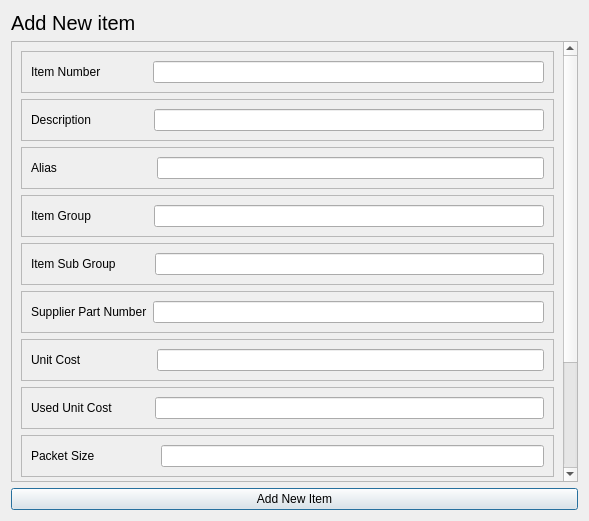
<?xml version="1.0" encoding="UTF-8"?>
<ui version="4.0">
 <class>NewItemForm</class>
 <widget class="QDialog" name="NewItemForm">
  <property name="geometry">
   <rect>
    <x>0</x>
    <y>0</y>
    <width>589</width>
    <height>521</height>
   </rect>
  </property>
  <property name="windowTitle">
   <string>Dialog</string>
  </property>
  <layout class="QVBoxLayout" name="verticalLayout">
   <item>
    <widget class="QLabel" name="label">
     <property name="maximumSize">
      <size>
       <width>16777215</width>
       <height>30</height>
      </size>
     </property>
     <property name="font">
      <font>
       <pointsize>15</pointsize>
      </font>
     </property>
     <property name="text">
      <string>Add New item</string>
     </property>
    </widget>
   </item>
   <item>
    <widget class="QScrollArea" name="scrollArea">
     <property name="widgetResizable">
      <bool>true</bool>
     </property>
     <widget class="QWidget" name="scrollAreaWidgetContents">
      <property name="geometry">
       <rect>
        <x>0</x>
        <y>-11</y>
        <width>548</width>
        <height>723</height>
       </rect>
      </property>
      <layout class="QVBoxLayout" name="verticalLayout_2">
       <item>
        <widget class="QFrame" name="frame_2">
         <property name="frameShape">
          <enum>QFrame::StyledPanel</enum>
         </property>
         <property name="frameShadow">
          <enum>QFrame::Raised</enum>
         </property>
         <layout class="QHBoxLayout" name="horizontalLayout">
          <item>
           <widget class="QLabel" name="label_2">
            <property name="text">
             <string>Item Number              </string>
            </property>
           </widget>
          </item>
          <item>
           <widget class="QLineEdit" name="item_Id"/>
          </item>
         </layout>
        </widget>
       </item>
       <item>
        <widget class="QFrame" name="frame_9">
         <property name="frameShape">
          <enum>QFrame::StyledPanel</enum>
         </property>
         <property name="frameShadow">
          <enum>QFrame::Raised</enum>
         </property>
         <layout class="QHBoxLayout" name="horizontalLayout_8">
          <item>
           <widget class="QLabel" name="label_9">
            <property name="text">
             <string>Description                 </string>
            </property>
           </widget>
          </item>
          <item>
           <widget class="QLineEdit" name="item_name"/>
          </item>
         </layout>
        </widget>
       </item>
       <item>
        <widget class="QFrame" name="frame_7">
         <property name="frameShape">
          <enum>QFrame::StyledPanel</enum>
         </property>
         <property name="frameShadow">
          <enum>QFrame::Raised</enum>
         </property>
         <layout class="QHBoxLayout" name="horizontalLayout_6">
          <item>
           <widget class="QLabel" name="label_7">
            <property name="text">
             <string>Alias                            </string>
            </property>
           </widget>
          </item>
          <item>
           <widget class="QLineEdit" name="item_alias"/>
          </item>
         </layout>
        </widget>
       </item>
       <item>
        <widget class="QFrame" name="frame_3">
         <property name="frameShape">
          <enum>QFrame::StyledPanel</enum>
         </property>
         <property name="frameShadow">
          <enum>QFrame::Raised</enum>
         </property>
         <layout class="QHBoxLayout" name="horizontalLayout_2">
          <item>
           <widget class="QLabel" name="label_3">
            <property name="text">
             <string>Item Group                 </string>
            </property>
           </widget>
          </item>
          <item>
           <widget class="QLineEdit" name="item_group"/>
          </item>
         </layout>
        </widget>
       </item>
       <item>
        <widget class="QFrame" name="frame_6">
         <property name="frameShape">
          <enum>QFrame::StyledPanel</enum>
         </property>
         <property name="frameShadow">
          <enum>QFrame::Raised</enum>
         </property>
         <layout class="QHBoxLayout" name="horizontalLayout_5">
          <item>
           <widget class="QLabel" name="label_6">
            <property name="text">
             <string>Item Sub Group          </string>
            </property>
           </widget>
          </item>
          <item>
           <widget class="QLineEdit" name="item_subGroup"/>
          </item>
         </layout>
        </widget>
       </item>
       <item>
        <widget class="QFrame" name="frame_10">
         <property name="frameShape">
          <enum>QFrame::StyledPanel</enum>
         </property>
         <property name="frameShadow">
          <enum>QFrame::Raised</enum>
         </property>
         <layout class="QHBoxLayout" name="horizontalLayout_9">
          <item>
           <widget class="QLabel" name="label_10">
            <property name="text">
             <string>Supplier Part Number</string>
            </property>
           </widget>
          </item>
          <item>
           <widget class="QLineEdit" name="item_supplierPartNumber"/>
          </item>
         </layout>
        </widget>
       </item>
       <item>
        <widget class="QFrame" name="frame_4">
         <property name="frameShape">
          <enum>QFrame::StyledPanel</enum>
         </property>
         <property name="frameShadow">
          <enum>QFrame::Raised</enum>
         </property>
         <layout class="QHBoxLayout" name="horizontalLayout_3">
          <item>
           <widget class="QLabel" name="label_4">
            <property name="text">
             <string>Unit Cost                     </string>
            </property>
           </widget>
          </item>
          <item>
           <widget class="QLineEdit" name="item_unitCost"/>
          </item>
         </layout>
        </widget>
       </item>
       <item>
        <widget class="QFrame" name="frame_8">
         <property name="frameShape">
          <enum>QFrame::StyledPanel</enum>
         </property>
         <property name="frameShadow">
          <enum>QFrame::Raised</enum>
         </property>
         <layout class="QHBoxLayout" name="horizontalLayout_7">
          <item>
           <widget class="QLabel" name="label_8">
            <property name="text">
             <string>Used Unit Cost           </string>
            </property>
           </widget>
          </item>
          <item>
           <widget class="QLineEdit" name="item_usedUnitCost"/>
          </item>
         </layout>
        </widget>
       </item>
       <item>
        <widget class="QFrame" name="frame_15">
         <property name="frameShape">
          <enum>QFrame::StyledPanel</enum>
         </property>
         <property name="frameShadow">
          <enum>QFrame::Raised</enum>
         </property>
         <layout class="QHBoxLayout" name="horizontalLayout_14">
          <item>
           <widget class="QLabel" name="label_15">
            <property name="text">
             <string>Packet Size                  </string>
            </property>
           </widget>
          </item>
          <item>
           <widget class="QLineEdit" name="item_packetSize"/>
          </item>
         </layout>
        </widget>
       </item>
       <item>
        <widget class="QFrame" name="frame_11">
         <property name="frameShape">
          <enum>QFrame::StyledPanel</enum>
         </property>
         <property name="frameShadow">
          <enum>QFrame::Raised</enum>
         </property>
         <layout class="QHBoxLayout" name="horizontalLayout_10">
          <item>
           <widget class="QLabel" name="label_11">
            <property name="text">
             <string>Brand                          </string>
            </property>
           </widget>
          </item>
          <item>
           <widget class="QLineEdit" name="item_brand"/>
          </item>
         </layout>
        </widget>
       </item>
       <item>
        <widget class="QFrame" name="frame_14">
         <property name="frameShape">
          <enum>QFrame::StyledPanel</enum>
         </property>
         <property name="frameShadow">
          <enum>QFrame::Raised</enum>
         </property>
         <layout class="QHBoxLayout" name="horizontalLayout_13">
          <item>
           <widget class="QLabel" name="label_14">
            <property name="text">
             <string>Image File                   </string>
            </property>
           </widget>
          </item>
          <item>
           <widget class="QLineEdit" name="item_image"/>
          </item>
         </layout>
        </widget>
       </item>
       <item>
        <widget class="QFrame" name="frame_13">
         <property name="frameShape">
          <enum>QFrame::StyledPanel</enum>
         </property>
         <property name="frameShadow">
          <enum>QFrame::Raised</enum>
         </property>
         <layout class="QHBoxLayout" name="horizontalLayout_12">
          <item>
           <widget class="QLabel" name="label_13">
            <property name="text">
             <string>New/Used Sensitive   </string>
            </property>
           </widget>
          </item>
          <item>
           <widget class="QLineEdit" name="item_NewUsed"/>
          </item>
         </layout>
        </widget>
       </item>
      </layout>
     </widget>
    </widget>
   </item>
   <item>
    <widget class="QPushButton" name="pushButton">
     <property name="text">
      <string>Add New Item</string>
     </property>
    </widget>
   </item>
  </layout>
 </widget>
 <resources/>
 <connections/>
</ui>
